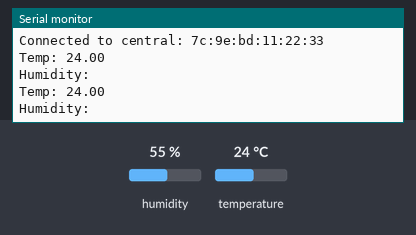
Simulated run of this sketch. Board: Arduino Nano 33 IoT. Shown: the last lines printed to the serial monitor. Inputs (shaded band) come from the test bench; at power-on: temperature 24 °C, humidity 55 %. Nothing arrives over Bluetooth unless stated; a phone connects over Bluetooth LE 3 s after start.

Above: at 10.3 s.
10.4 s: temperature set to 12 °C
At 16.3 s:
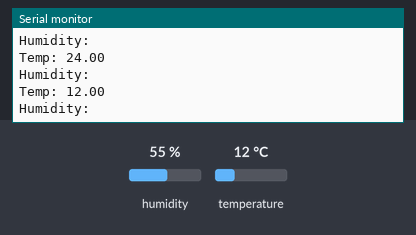
18.3 s: temperature set to 19 °C
At 22.7 s:
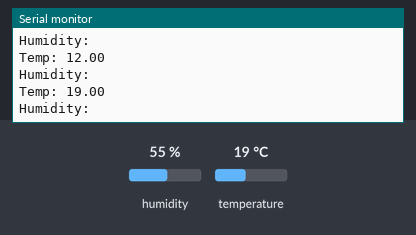
Timing chart, 0 to 24.2 s (numbered marks = the images above; inputs shaded):
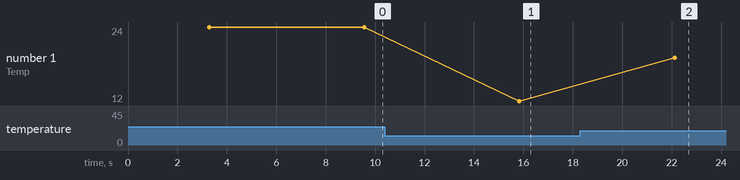

Measured:
- after the input at 10.4 s, the serial monitor: prints a new line after 5.4 s (image 1)
- after the input at 18.3 s, the serial monitor: prints a new line after 3.8 s (image 2)
- plotted number 1: 24 → 12 after the input at 10.4 s, 12 → 19 after the input at 18.3 s

The sketch:

Arduino_AHTX0.ino
```cpp
#include <Adafruit_AHTX0.h>
#include <ArduinoBLE.h>

// Create an instance of the AHTX0 class
Adafruit_AHTX0 aht;

String t, h;

BLEService customService("180c");
BLEStringCharacteristic ble_temperature("2a57", BLERead | BLENotify, 13);

void readValues();

void setup() {
  Serial.begin(9600);
  // Initialize the DHT20 sensor
  while(!Serial);
  if(!BLE.begin()){
    Serial.println("BLE Failed to Initiate");
    delay(500);
    while(1);
  }
  /*while (!aht.begin()) {
    Serial.println("Failed to initialize DHT20, please check if the sensor is connected properly.");
    delay(1000);
  }*/

    BLE.setLocalName("Arduino Temperature Sensor");

    // Setting BLE Service Advertisment
    BLE.setAdvertisedService(customService);

    // Adding characteristics to BLE Service Advertisment
    customService.addCharacteristic(ble_temperature);

    // Adding the service to the BLE stack
    BLE.addService(customService);

    // Start advertising
    BLE.advertise();

}

void loop() {
  BLEDevice central = BLE.central();
  if(central){
    Serial.print("Connected to central: ");
    Serial.println(central.address());
    while(central.connected()){
      delay(200);
      readValues();

      ble_temperature.writeValue("Temp: " + t);

      //ble_temperature.writeValue(h);

      Serial.print("\n");
      delay(1000);
    }
  }
}

void readValues(){
  sensors_event_t humidity, temp;

  aht.getEvent(&humidity, &temp);

  float temperature = temp.temperature;
  //float humidityValue = humidity.relative_humidity;

  t = String(temperature);
  //h = String(humidityValue);

  Serial.print("Temp: ");
  Serial.println(t);
  Serial.print("Humidity: ");
  Serial.println(h);

  delay(5000);
}
```
